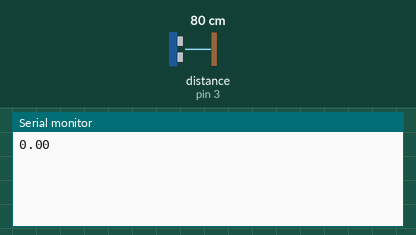
A sketch run on a simulated Arduino Uno, built with avr-gcc and run on an emulated ATmega328P. Shown: the last lines printed to the serial monitor. Wiring (inferred from the names in the program): ultrasonic range finder: trigger pin 2; echo pin 3. The test bench sets the inputs (shaded band); at power-on: distance to the obstacle (sensor on pin 3) 80 cm. The echo pulse lasts 58.3 µs per cm.

Above: at 1.8 s.
1.9 s: distance to the obstacle (sensor on pin 3) set to 2 cm
At 2.8 s:
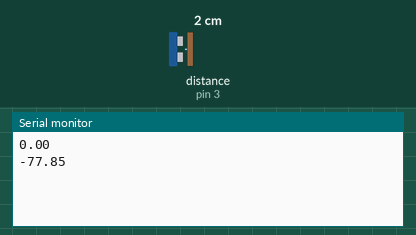
3.4 s: distance to the obstacle (sensor on pin 3) set to 4 cm
At 4.5 s:
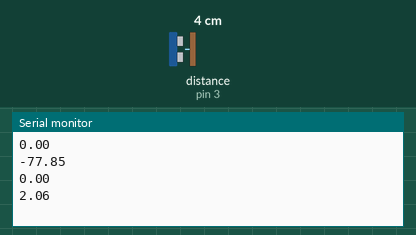
Timing chart, 0 to 6.4 s (numbered marks = the images above; inputs shaded):
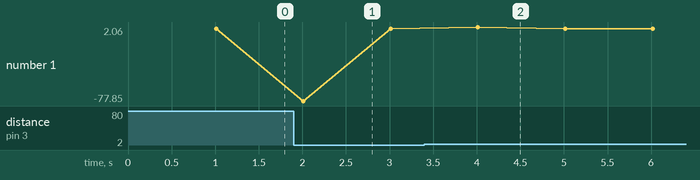

Measured:
- after the input at 1.9 s, the serial monitor: prints a new line after 0.11 s (image 1)
- after the input at 3.4 s, the serial monitor: prints a new line after 0.61 s (image 2)
- plotted number 1: 0 → -0.07 after the input at 3.4 s

The sketch:

sensorUltrasons.ino
```cpp
unsigned long tickStartTrigger, tickStartEcho, tickEnd;
unsigned long elapsedTimeTrigger, elapsedTimeEcho;
int triggerPin = 2, echoPin = 3;
int num_samples = 100;
int max_dist = 50;
const float velocitatSo = 34320; // cm/s
float real_dist;
float t;

void setup() {
  // put your setup code here, to run once:
  Serial.begin(9600);
  pinMode(triggerPin, OUTPUT);
  pinMode(echoPin, INPUT);
}

float time_to_cm(unsigned long t) {
    return (float(t)/1000000) * velocitatSo / 2;
}

float get_dist() {
  digitalWrite(triggerPin, HIGH);
  delayMicroseconds(10);
  digitalWrite(triggerPin, LOW);
  tickStartTrigger = micros();
  while (digitalRead(echoPin) == LOW);
  tickStartEcho = micros();
  while (digitalRead(echoPin) == HIGH);
  tickEnd = micros();
  elapsedTimeTrigger = tickEnd - tickStartTrigger;
  elapsedTimeEcho = tickEnd - tickStartEcho;
  t = ((tickEnd + tickStartEcho) / 2);
  return time_to_cm(elapsedTimeEcho);
}

void loop() {
  float x0 = get_dist();
  float t0 = t;
  while (true) {
    delay(1000);
    float x1 = get_dist();
    float t1 = t;
    float inc_dist = x1 - x0;
    float inc_t = (t1 - t0) / 1000000;
    Serial.println( inc_dist / inc_t );
    x0 = x1;
    t0 = t1;
  }
}
```
